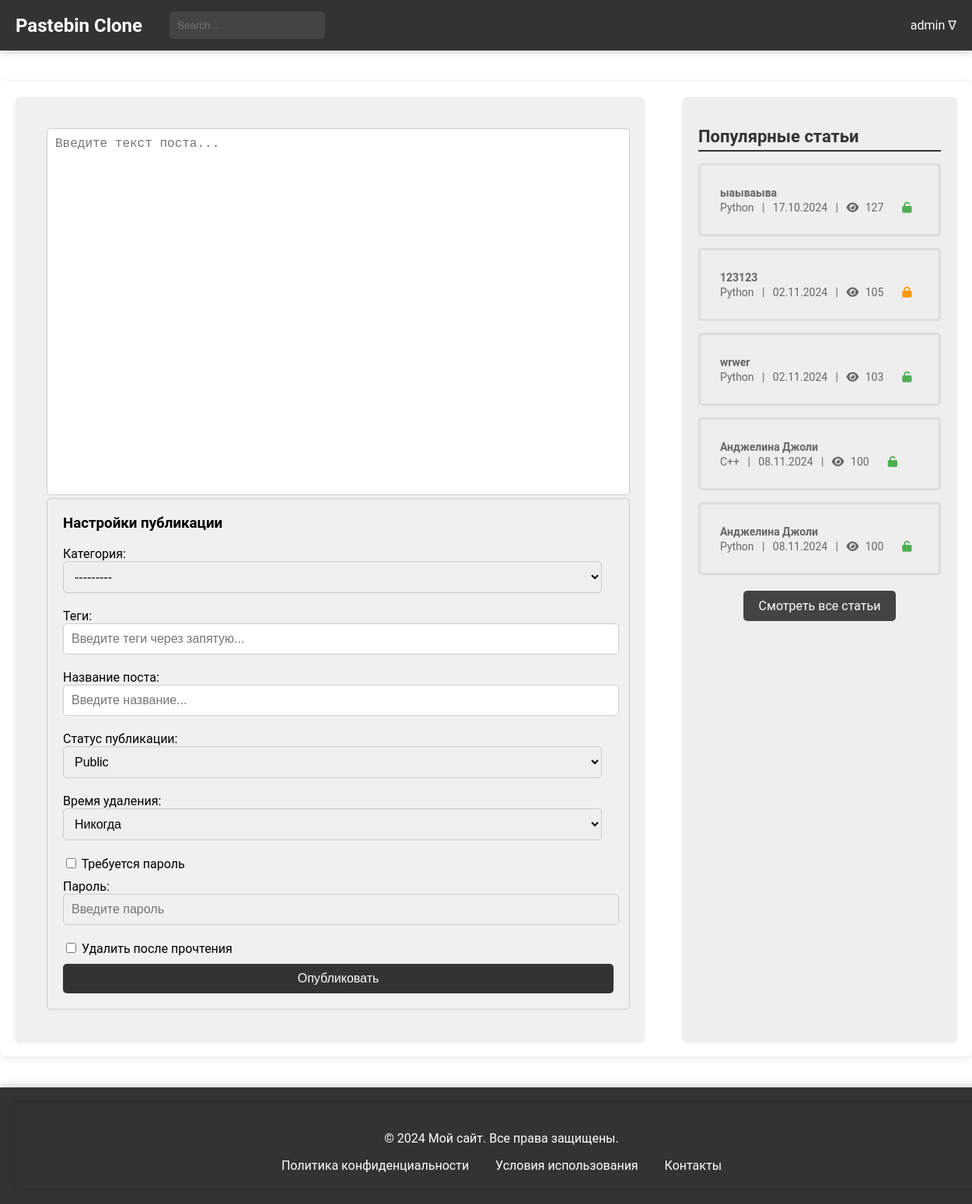
Screenshot of / (signed in) with the database file from the repository.
### users/models.py (models this page shows, shortened)
class CustomUser(AbstractUser):
    bio = models.TextField(blank=True, null=True)
    favorites = models.ManyToManyField('blog.Paste', related_name='favorited_by', blank=True)
    address = models.CharField(max_length=100, blank=True, null=True)
    avatar = models.ImageField(upload_to='avatars/', blank=True, null=True)
    groups = models.ManyToManyField(
        'auth.Group',
        related_name='customuser_set',
        blank=True
    )
    user_permissions = models.ManyToManyField(
        'auth.Permission',
        related_name='customuser_set',
        blank=True
    )
    class Meta:
        verbose_name = "Пользователь"
        verbose_name_plural = "Пользователи"

### blog/models.py (models this page shows, shortened)
class Paste(models.Model):
    ACCESS_STATUS_CHOICES = [
        (0, 'Private'),
        (1, 'Public'),
        (2, 'Draft'),
    ]
    TIME_LIVE_CHOICES = [
        (None, 'Никогда'),
        (timedelta(minutes=2), 'Через 2 минуты'),
        (timedelta(hours=1), 'Через 1 час'),
        (timedelta(days=1), 'Через 1 день'),
        (timedelta(weeks=1), 'Через 1 неделю'),
    ]
    title = models.CharField(max_length=200)
    content = models.TextField()
    author = models.ForeignKey(User, on_delete=models.CASCADE)
    created_at = models.DateTimeField(auto_now_add=True)
    updated_at = models.DateTimeField(auto_now=True)
    slug = models.UUIDField(default=uuid.uuid4, editable=False, unique=True)
    tags = models.ManyToManyField(Tag, related_name='posts')
    category = models.ForeignKey(Category, on_delete=models.SET_NULL, null=True)
    access_status = models.IntegerField(choices=ACCESS_STATUS_CHOICES, default=1)
    time_live = models.DurationField(null=True, blank=True)
    password = models.CharField(max_length=100, null=True, blank=True)
    is_delete_after_read = models.BooleanField(default=False)
    views_count = models.PositiveIntegerField(default=100)
    def get_formatted_created_at(self):
        return self.created_at.strftime('%d.%m.%Y')
    class Meta:
        verbose_name = 'Паста'
        verbose_name_plural = 'Паста'

class Category(models.Model):
    name = models.CharField(max_length=30, unique=True)
    parent = models.ForeignKey(
        'self',
        on_delete=models.CASCADE,
        null=True, blank=True,
        related_name='subcategories'
    )
    def __str__(self):
        return self.name
    class Meta:
        verbose_name = 'Категория'
        verbose_name_plural = 'Категории'

### blog/views.py (the view)
# urls.py: path('', views.index, name='index'),
def index(request):
    form = PasteForm()
    popular_posts = Paste.objects.order_by('-views_count')[:5]
    user = request.user
    context = {
        'form': form,
        'popular_posts': popular_posts,
    }
    if user.is_authenticated:
        unread_notifications_count = Notifications.objects.filter(user=request.user, is_checked=False).count()
        unread_messages_count = Messages.objects.filter(user=request.user, is_checked=False).count()
        context['unread_notifications_count'] = unread_notifications_count
        context['unread_messages_count'] = unread_messages_count
    return render(request, 'blog/index.html', context)

### general/context_processors.py (called while the page is built)
def unread_counts(request):
    if request.user.is_authenticated:
        unread_messages_count = Messages.objects.filter(user=request.user, is_checked=False).count()
        unread_notifications_count = Notifications.objects.filter(user=request.user, is_checked=False).count()
    else:
        unread_messages_count = 0
        unread_notifications_count = 0
    return {
        'unread_messages_count': unread_messages_count,
        'unread_notifications_count': unread_notifications_count,
    }

### blog/templates/blog/index.html (shortened to what this page needs)
{% extends 'blog/temps/base.html' %}
{% load static %}
{% block head %}
    <link rel="stylesheet" type="text/css" href="{% static 'css/index.css' %}">
{% endblock %}
{% block content %}
<main class="container">
    <div class="main-container">
        <section class="left-block">
            <div class="post-form">
                <form method="POST" action="{% url 'blog:create-paste' %}">
                    <div class="post-editor">
                        {{ form.content }}
                    </div>
                    <div class="post-settings">
                        <h3>Настройки публикации</h3>
                        <label>
                            Категория:
                            {{ form.category }}
                        </label>
                        <label>
                            Теги:
                            {{ form.tags }}
                        </label>
                        <label>
                            Название поста:
                            {{ form.title }}
                        </label>
                        <label>
                            Статус публикации:
                            {{ form.access_status }}
                        </label>
                        <label>
                            Время удаления:
                            {{ form.time_live }}
                        </label>
                        <label>
                            <input type="checkbox" name="need_password" id="need-password" class="need-password" onclick="togglePasswordField()">
                            Требуется пароль
                        </label>
                        <label>
                            Пароль:
                             <input type="password" name="password" id="password-field" placeholder="Введите пароль" disabled>
                        </label>
                        <label>
                            <input type="checkbox" name="is_delete_after_read" class="delete-after-read"> Удалить после
                            прочтения
                        </label>
                        <button type="submit">Опубликовать</button>
                    </div>
                </form>
            </div>
        </section>
        {% include 'blog/temps/popular_posts.html' %}
    </div>
</main>
{% endblock %}

### blog/templates/blog/temps/header.html (shortened to what this page needs)
{% load static %}
<head>
    <link rel="stylesheet" type="text/css" href="{% static 'css/header.css' %}">
</head>
<header>
    <div class="header-container">
        <a href="{% url 'blog:index' %}" style='all: unset;'>
            <div class="header-logo">Pastebin Clone</div>
        </a>
        <div class="header-search">
            <form method="get" action="{% url 'blog:posts-check' %}">
                <input type="search" name="search" placeholder="Search..." value="{{ search_query }}">
            </form>
        </div>
        {% if request.user.is_authenticated %}
        <div class="header-auth">
            <span class="dropdown-toggle" style="margin-left: 10px; position: relative;">
                {{ request.user.username }} &#8711;
            </span>
        </div>
        {% else %}
        <div class="header-auth">
            <a href="{% url 'users:login' %}" class="auth-link">Log In /</a>
            <a href="{% url 'users:register' %}" class="auth-link">Sign In</a>
        </div>
        {% endif %}
    </div>
</header>

### blog/templates/blog/temps/popular_posts.html
{% load static %}
<head>
    <link rel="stylesheet" type="text/css" href="{% static 'css/popular_posts.css' %}">
    <link rel="stylesheet" href="https://cdnjs.cloudflare.com/ajax/libs/font-awesome/6.0.0-beta3/css/all.min.css">
</head>
<div class="right-block">
    <h2>Популярные статьи</h2>
    <ul>
        {% for popular_post in popular_posts %}
        <li>
            <a href="{% url 'blog:post-detail' popular_post.slug %}">
                <span class="article-title">{{popular_post.title}}</span>
                <br>
                <span class="article-meta">{{ popular_post.category }} &nbsp; | &nbsp; {{ popular_post.get_formatted_created_at }} &nbsp; |  &nbsp;
                                    <i class="fa fa-eye"></i> <span
                            class="view-count">{{popular_post.views_count}}</span></span>
                {% if popular_post.password %}
                <span><i class="fa fa-lock" aria-hidden="true" style="color: #FF9800;"></i></span>
                {% else %}
                <span><i class="fa fa-unlock" aria-hidden="true" style="color: #4CAF50;"></i></span>
                {% endif %}
            </a>
        </li>
        {% endfor %}
    </ul>
     <div class="all-posts-link">
        <a href="{% url 'blog:posts-check' %}">Смотреть все статьи</a>
    </div>
</div>

### blog/static/css/index.css (style rules this page uses)
body { margin: 0; padding: 0; font-family: 'Roboto', sans-serif; }
.main-container { display: flex; justify-content: space-between; max-width: 1400px; margin: 40px auto; padding: 20px; box-shadow: 0 2px 10px rgba(0, 0, 0, 0.1); border-radius: 8px; background-color: #ffffff; }
.main-container { display: flex; justify-content: space-between; margin: 40px auto; }
.left-block { width: 70%; background-color: #f0f0f0; padding: 40px; margin-right: 50px; border-radius: 5px; box-shadow: 0 2px 5px rgba(0, 0, 0, 0.1); }
.post-editor textarea { width: 100%; height: 450px; padding: 10px; font-size: 16px; border: 1px solid #ccc; border-radius: 5px; resize: none; }
.post-settings { padding: 20px; margin-right: -22px; background-color: #f0f0f0; border: 1px solid #ccc; border-radius: 5px; }
.post-settings h3 { margin-top: 0; }
.post-settings label { display: block; margin-bottom: 10px; margin-right: 15px; }
.post-settings select, .post-settings input[type="text"], .post-settings input[type="password"] { width: 100%; padding: 10px; font-size: 16px; border: 1px solid #ccc; border-radius: 5px; margin-bottom: 10px; }
.post-settings button { width: 100%; padding: 10px; font-size: 16px; background-color: #333; color: #fff; border: none; border-radius: 5px; cursor: pointer; transition: background-color 0.3s; }
.article-title { font-weight: bold; font-size: 34px; }

### blog/static/css/header.css (style rules this page uses)
header { width: 100%; background-color: #333; }
.header-container { color: #fff; padding: 15px 20px; display: flex; align-items: center; box-shadow: 0 2px 10px rgba(0, 0, 0, 0.2); max-width: 1400px; margin: 0 auto; }
.header-logo { font-size: 24px; font-weight: bold; margin-right: 15px; }
.header-search { flex-grow: 1; display: flex; margin-left: 20px; }
.header-search input[type="search"] { padding: 10px; border: none; border-radius: 5px; background-color: #444; color: #fff; transition: background-color 0.3s; width: 200px; }
.header-auth { display: flex; align-items: center; position: relative; }
.dropdown-toggle::after { display: none; }

### blog/static/css/popular_posts.css (style rules this page uses)
.right-block { width: 30%; background-color: #eeeeee; padding: 20px; border-radius: 5px; height: auto; box-shadow: 0 2px 5px rgba(0, 0, 0, 0.1); position: relative; }
.right-block h2 { font-size: 22px; font-weight: bold; margin-bottom: 15px; color: #333; border-bottom: 2px solid #333333FF; padding-bottom: 5px; }
.right-block ul { list-style: none; padding: 0; margin: 0; }
.right-block li { margin-bottom: 15px; padding: 10px; border: 3px solid #ddd; border-radius: 5px; transition: background-color 0.3s; }
.right-block a { display: block; padding: 15px; color: #333; text-decoration: none; border-radius: 5px; transition: background-color 0.3s; }
.right-block span { font-size: 14px; color: #666; }
.right-block i { font-size: 14px; margin-right: 5px; }
.view-count { margin-left: 0; }
.article-meta { margin-right: 20px; }
.all-posts-link { text-align: center; margin-top: 20px; }
.all-posts-link a { display: inline-block; background-color: #434343; color: white; padding: 10px 20px; border-radius: 5px; text-decoration: none; font-size: 16px; transition: background-color 0.3s ease; }

### blog/static/css/footer.css (style rules this page uses)
html, body { height: 100%; margin: 0; }
body { display: flex; flex-direction: column; }
main { flex: 1; }

### rows the page displays
CustomUser: user.username "admin"
Paste: title "ыаываыва", category "Python", get_formatted_created_at "17.10.2024", views_count "127"
Paste: title "123123", category "Python", get_formatted_created_at "02.11.2024", views_count "105"
Paste: title "wrwer", category "Python", get_formatted_created_at "02.11.2024", views_count "103"
Paste: title "Анджелина Джоли", category "С++", get_formatted_created_at "08.11.2024", views_count "100"
Paste: title "Анджелина Джоли", category "Python", get_formatted_created_at "08.11.2024", views_count "100"
